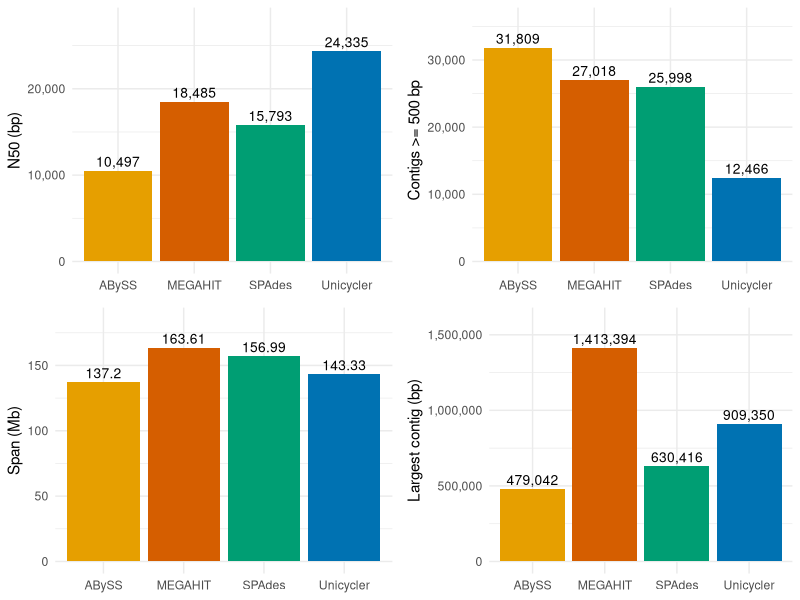
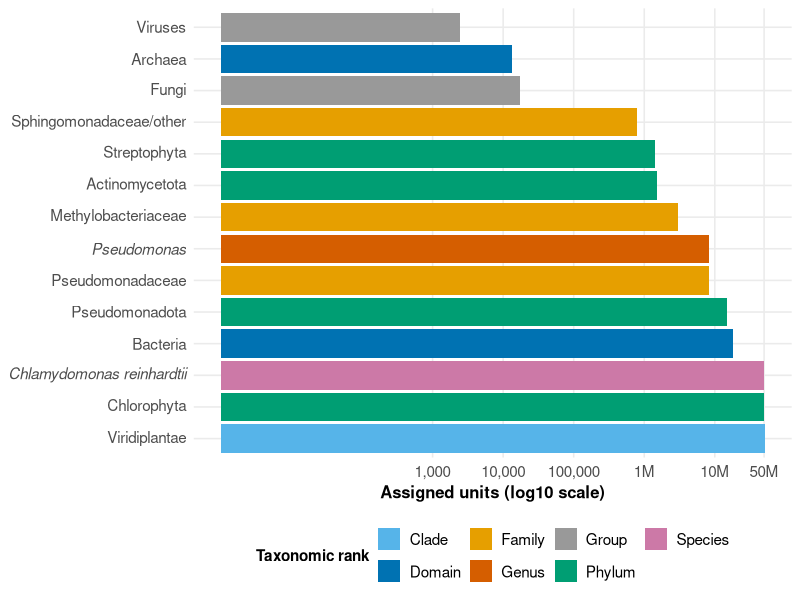
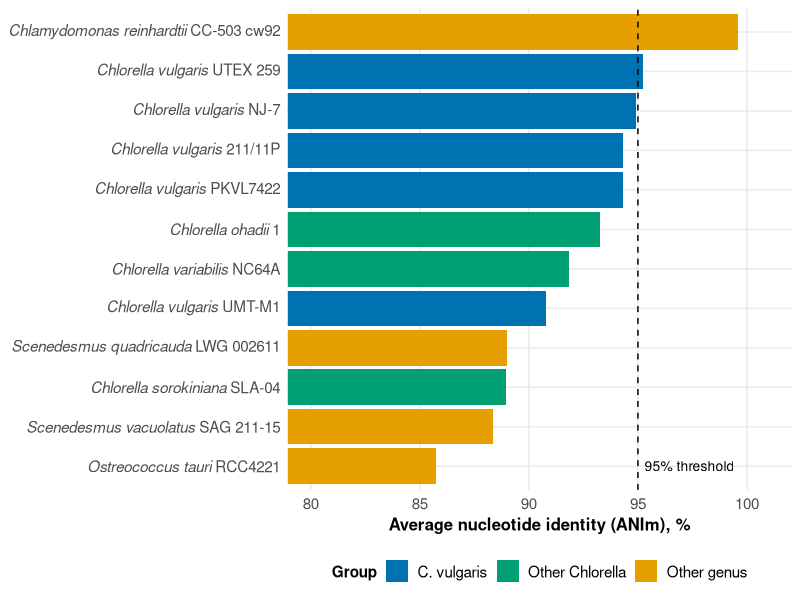
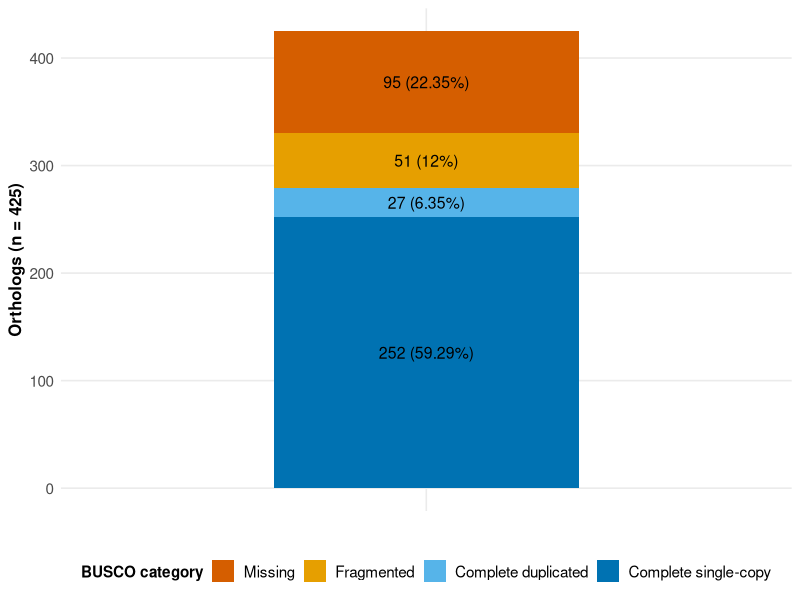
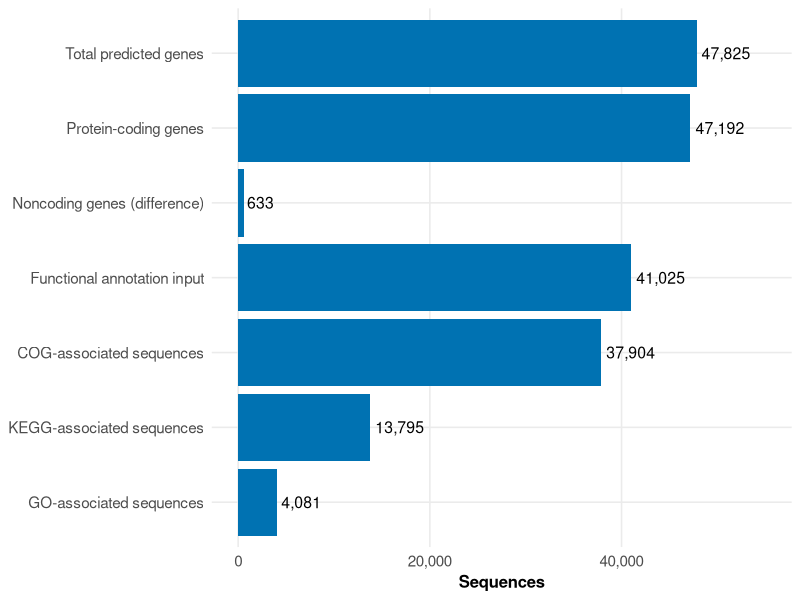
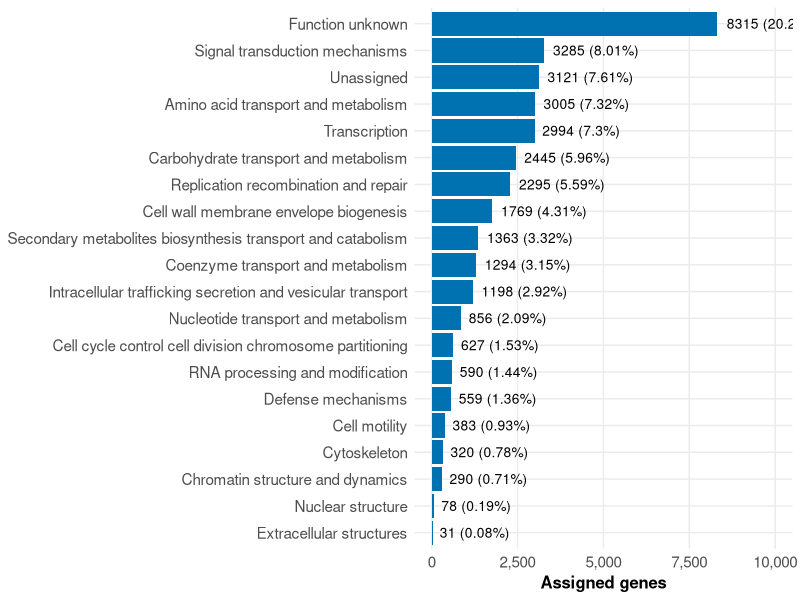

Generate these figures, in order, with R:
# Autor: Dr. José Juan Torres Martínez
# Docente de Ciencias Químicas
# Universidad Autónoma de San Luis Potosí (UASLP)
# México
#
# Material académico para estudiantes
# Serie: Artículo Edith — genoma de Chlorella vulgaris (LBCVB)
#
# Figuras del artículo para JGEB
# De novo assembly and functional annotation of sequences from a culture
# identified as Chlorella vulgaris: genetic potential relevant to wastewater
# bioremediation
#
# NOTA v3 (2026-11-11): las 6 figuras que genera este script YA ESTÁN
# GENERADAS y se incluyen en el paquete, en la carpeta figuras/ (PNG, 300 dpi).
# Este script es el material de reproducibilidad: permite verificar o
# regenerar esas figuras. NO es una tarea pendiente para nadie.
# Las figuras que faltan (2b, S1, S2, S3–S11) las produce Edith desde los
# archivos originales; ver lista-figuras-para-edith.md.
#
# Cambios v3: todas las etiquetas en inglés; SIN título ni subtítulo dentro
# de la imagen (el título va en el pie del manuscrito); estética sobria
# apta para revista (paleta compatible con visión de color deficiente,
# tamaños de letra mayores, nombres de género y especie en itálica en los
# ejes). Las etiquetas de los CSV también pasaron a inglés (son etiquetas
# categóricas, no mediciones).
#
# Qué hace este script
# Genera, a partir de los valores verificados de ensamblaje y anotación,
# las figuras que se pueden construir en R sin los archivos
# originales de salida de cada herramienta:
#   Figura 1 — Clasificación taxonómica Kraken2 (conteos por taxón)
#   Figura 2 — Identidad ANIm contra el panel de referencia (UTEX 395 sin valor)
#   Figura 3 — Evaluación BUSCO (viridiplantae_odb10, n = 425)
#   Figura 4 — Anotación estructural y funcional (Funannotate + eggNOG-mapper)
#   Figura 5 — Distribución COG (solo categorías con conteo reportado)
#   Figura S0 — Comparación QUAST de los cuatro ensambladores
#
# Datos
# Los CSV de esta carpeta contienen los valores verificados de ensamblaje
# y anotación que se usan para las figuras. Las categorías
# COG sin conteo reportado (O, P, C, J, I) no se grafican y se señalan en
# la Figura 5; el ANI de UTEX 395 no se grafica porque no fue reportado.
#

Sys.setlocale("LC_ALL", "C.UTF-8")

library(ggplot2)
library(dplyr)
library(readr)
library(scales)

# Carpeta del script: los CSV y las figuras viven junto a este archivo.
# Se detecta desde --file= cuando se corre con Rscript, o se usa el
# directorio de trabajo actual (correr el script desde su propia carpeta).
args <- commandArgs(trailingOnly = FALSE)
archivo <- grep("--file=", args, value = TRUE)
if (length(archivo) > 0) {
  carpeta <- dirname(sub("--file=", "", archivo[1]))
} else {
  carpeta <- getwd()
}
setwd(carpeta)

# Tema común: limpio, sin título dentro de la imagen, leyenda abajo,
# títulos de ejes en negrita.
tema_fig <- theme_minimal(base_size = 12) +
  theme(
    legend.position = "bottom",
    legend.title = element_text(face = "bold", size = 11),
    legend.text = element_text(size = 11),
    axis.title = element_text(face = "bold", size = 12),
    axis.text = element_text(size = 11),
    panel.grid.minor = element_blank()
  )

# Paleta compatible con visión de color deficiente (Okabe-Ito).
azul <- "#0072B2"

# Etiquetas de taxones: género y especie en itálica, rangos superiores
# en romana. Devuelve expresiones plotmath, una por etiqueta.
etiqueta_taxon <- function(x) {
  lapply(x, function(et) {
    partes <- strsplit(et, " ", fixed = TRUE)[[1]]
    es_especie <- length(partes) >= 2 &&
      grepl("^[A-Z][a-z]+$", partes[1]) && grepl("^[a-z]+$", partes[2])
    es_abrev <- length(partes) >= 2 &&
      grepl("^[A-Z]\\.$", partes[1]) && grepl("^[a-z]+$", partes[2])
    if (es_especie || es_abrev) {
      nombre <- paste(partes[1], partes[2])
      resto <- paste(partes[-(1:2)], collapse = " ")
      if (nzchar(resto)) {
        parse(text = paste0('italic("', nombre, '")~"', resto, '"'))[[1]]
      } else {
        parse(text = paste0('italic("', nombre, '")'))[[1]]
      }
    } else if (length(partes) == 1 && et %in% c("Pseudomonas")) {
      parse(text = paste0('italic("', et, '")'))[[1]]
    } else {
      parse(text = paste0('"', et, '"'))[[1]]
    }
  })
}

# ---------------------------------------------------------------------------
# Figura 1. Clasificación taxonómica Kraken2
# ---------------------------------------------------------------------------
# Los conteos son de rangos anidados: el gráfico usa escala logarítmica
# porque los valores abarcan de 2,430 a 50,671,528 unidades asignadas.
kraken <- read_csv("datos_kraken.csv", show_col_types = FALSE) %>%
  mutate(taxon = factor(taxon, levels = rev(taxon[order(conteo)])))

colores_rango <- c(
  "Domain" = "#0072B2", "Clade" = "#56B4E9", "Phylum" = "#009E73",
  "Family" = "#E69F00", "Genus" = "#D55E00", "Species" = "#CC79A7",
  "Group" = "#999999"
)

figura1 <- ggplot(kraken, aes(x = conteo, y = taxon, fill = rango)) +
  geom_col() +
  scale_x_log10(
    labels = c("1,000", "10,000", "100,000", "1M", "10M", "50M"),
    breaks = c(1e3, 1e4, 1e5, 1e6, 1e7, 5e7)
  ) +
  scale_y_discrete(labels = etiqueta_taxon) +
  scale_fill_manual(values = colores_rango) +
  labs(
    x = "Assigned units (log10 scale)",
    y = NULL,
    fill = "Taxonomic rank"
  ) +
  tema_fig

ggsave("figura1_kraken.png", figura1, width = 9, height = 6, dpi = 300, bg = "white")

# ---------------------------------------------------------------------------
# Figura 2. Identidad ANIm contra el panel de referencia
# ---------------------------------------------------------------------------
# UTEX 395 no tiene valor reportado y se excluye del gráfico; se señala en
# el pie. La línea en 95% marca el umbral de identidad habitualmente usado
# para delimitar especies bacterianas; aquí se muestra solo como referencia.
ani <- read_csv("datos_ani.csv", show_col_types = FALSE) %>%
  filter(estado == "resuelto") %>%
  mutate(referencia = factor(referencia, levels = referencia[order(ani)]))

colores_grupo <- c(
  "C. vulgaris" = "#0072B2",
  "Other Chlorella" = "#009E73",
  "Other genus" = "#E69F00"
)

figura2 <- ggplot(ani, aes(x = ani, y = referencia, fill = grupo)) +
  geom_col() +
  geom_vline(xintercept = 95, linetype = "dashed", color = "black") +
  annotate("text", x = 95.3, y = 1, label = "95% threshold", size = 3.5, hjust = 0) +
  coord_cartesian(xlim = c(80, 101)) +
  scale_x_continuous(breaks = seq(80, 100, 5)) +
  scale_y_discrete(labels = etiqueta_taxon) +
  scale_fill_manual(values = colores_grupo) +
  labs(
    x = "Average nucleotide identity (ANIm), %",
    y = NULL,
    fill = "Group"
  ) +
  tema_fig

ggsave("figura2_ani.png", figura2, width = 9, height = 6, dpi = 300, bg = "white")

# ---------------------------------------------------------------------------
# Figura 3. Evaluación BUSCO (viridiplantae_odb10, n = 425)
# ---------------------------------------------------------------------------
busco <- read_csv("datos_busco.csv", show_col_types = FALSE) %>%
  mutate(
    categoria = factor(
      categoria,
      levels = c("Missing", "Fragmented", "Complete duplicated", "Complete single-copy")
    )
  )

figura3 <- ggplot(busco, aes(x = "", y = conteo, fill = categoria)) +
  geom_col(width = 0.5) +
  geom_text(
    aes(label = paste0(conteo, " (", porcentaje, "%)")),
    position = position_stack(vjust = 0.5), size = 4
  ) +
  scale_fill_manual(values = c(
    "Complete single-copy" = "#0072B2",
    "Complete duplicated" = "#56B4E9",
    "Fragmented" = "#E69F00",
    "Missing" = "#D55E00"
  )) +
  labs(
    x = NULL, y = "Orthologs (n = 425)",
    fill = "BUSCO category"
  ) +
  tema_fig

ggsave("figura3_busco.png", figura3, width = 8, height = 6, dpi = 300, bg = "white")

# ---------------------------------------------------------------------------
# Figura 4. Anotación estructural y funcional
# ---------------------------------------------------------------------------
anotacion <- read_csv("datos_anotacion.csv", show_col_types = FALSE) %>%
  mutate(etapa = factor(etapa, levels = rev(etapa)))

figura4 <- ggplot(anotacion, aes(x = conteo, y = etapa)) +
  geom_col(fill = azul) +
  geom_text(aes(label = comma(conteo)), hjust = -0.1, size = 4) +
  scale_x_continuous(labels = comma, limits = c(0, 55000)) +
  labs(
    x = "Sequences",
    y = NULL
  ) +
  tema_fig

ggsave("figura4_anotacion.png", figura4, width = 9, height = 5, dpi = 300, bg = "white")

# ---------------------------------------------------------------------------
# Figura 5. Distribución COG
# ---------------------------------------------------------------------------
# Solo se grafican las categorías con conteo reportado. Las cinco categorías
# con porcentaje pero sin conteo (O, P, C, J, I) no se grafican: se
# señalan en el pie y en la Tabla 4 del manuscrito.
cog <- read_csv("datos_cog.csv", show_col_types = FALSE) %>%
  filter(estado == "resuelto") %>%
  mutate(categoria = factor(categoria, levels = categoria[order(conteo)]))

figura5 <- ggplot(cog, aes(x = conteo, y = categoria)) +
  geom_col(fill = azul) +
  geom_text(aes(label = paste0(conteo, " (", porcentaje, "%)")), hjust = -0.1, size = 3.5) +
  scale_x_continuous(labels = comma, limits = c(0, 10000)) +
  labs(
    x = "Assigned genes",
    y = NULL
  ) +
  theme_minimal(base_size = 11) +
  theme(
    legend.position = "bottom",
    axis.title = element_text(face = "bold", size = 12),
    axis.text = element_text(size = 11),
    panel.grid.minor = element_blank()
  )

ggsave("figura5_cog.png", figura5, width = 10, height = 7, dpi = 300, bg = "white")

# ---------------------------------------------------------------------------
# Figura S0 (suplementaria). Comparación QUAST de los cuatro ensambladores
# ---------------------------------------------------------------------------
quast <- read_csv("datos_quast.csv", show_col_types = FALSE) %>%
  mutate(ensamblador = factor(
    ensamblador,
    levels = c("ABySS", "MEGAHIT", "SPAdes", "Unicycler")
  ))

colores <- c(
  "Unicycler" = "#0072B2", "ABySS" = "#E69F00",
  "MEGAHIT" = "#D55E00", "SPAdes" = "#009E73"
)

tema_panel <- theme_minimal(base_size = 11) +
  theme(legend.position = "none")

panel_n50 <- ggplot(quast, aes(x = ensamblador, y = n50, fill = ensamblador)) +
  geom_col() +
  geom_text(aes(label = comma(n50)), vjust = -0.4, size = 3.5) +
  scale_fill_manual(values = colores) +
  scale_y_continuous(labels = comma, limits = c(0, 28000)) +
  labs(x = NULL, y = "N50 (bp)") +
  tema_panel

panel_contigs <- ggplot(quast, aes(x = ensamblador, y = contigs_500, fill = ensamblador)) +
  geom_col() +
  geom_text(aes(label = comma(contigs_500)), vjust = -0.4, size = 3.5) +
  scale_fill_manual(values = colores) +
  scale_y_continuous(labels = comma, limits = c(0, 36000)) +
  labs(x = NULL, y = "Contigs >= 500 bp") +
  tema_panel

panel_span <- ggplot(quast, aes(x = ensamblador, y = span_500 / 1e6, fill = ensamblador)) +
  geom_col() +
  geom_text(aes(label = round(span_500 / 1e6, 2)), vjust = -0.4, size = 3.5) +
  scale_fill_manual(values = colores) +
  scale_y_continuous(limits = c(0, 185)) +
  labs(x = NULL, y = "Span (Mb)") +
  tema_panel

panel_mayor <- ggplot(quast, aes(x = ensamblador, y = contig_mayor, fill = ensamblador)) +
  geom_col() +
  geom_text(aes(label = comma(contig_mayor)), vjust = -0.4, size = 3.5) +
  scale_fill_manual(values = colores) +
  scale_y_continuous(labels = comma, limits = c(0, 1600000)) +
  labs(x = NULL, y = "Largest contig (bp)") +
  tema_panel

figura_s0 <- gridExtra::grid.arrange(
  panel_n50, panel_contigs, panel_span, panel_mayor,
  ncol = 2
)
ggsave("figuraS0_quast.png", figura_s0, width = 10, height = 8, dpi = 300, bg = "white")

# ---------------------------------------------------------------------------
# Resumen en consola
# ---------------------------------------------------------------------------
cat("Figuras generadas:\n")
cat("  figura1_kraken.png\n")
cat("  figura2_ani.png\n")
cat("  figura3_busco.png\n")
cat("  figura4_anotacion.png\n")
cat("  figura5_cog.png\n")
cat("  figuraS0_quast.png\n")
cat("Todas en PNG, 300 dpi.\n")
